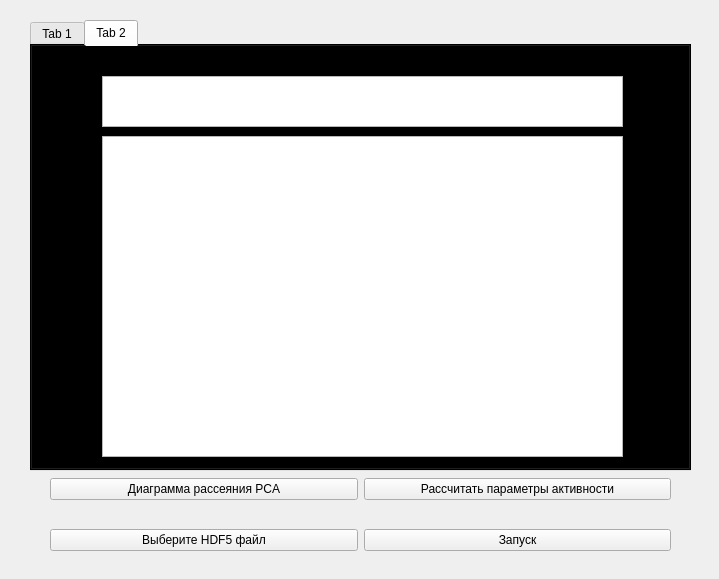
<?xml version="1.0" encoding="UTF-8"?>
<ui version="4.0">
 <class>Form</class>
 <widget class="QWidget" name="Form">
  <property name="geometry">
   <rect>
    <x>0</x>
    <y>0</y>
    <width>719</width>
    <height>579</height>
   </rect>
  </property>
  <property name="windowTitle">
   <string>Form</string>
  </property>
  <property name="styleSheet">
   <string notr="true"/>
  </property>
  <widget class="QTabWidget" name="tabWidget_2">
   <property name="geometry">
    <rect>
     <x>30</x>
     <y>20</y>
     <width>661</width>
     <height>451</height>
    </rect>
   </property>
   <property name="styleSheet">
    <string notr="true">QTabWidget{
	background-color: black;
   
}
</string>
   </property>
   <property name="currentIndex">
    <number>1</number>
   </property>
   <widget class="QWidget" name="tab_4">
    <attribute name="title">
     <string>Tab 1</string>
    </attribute>
    <widget class="QTextEdit" name="textEdit">
     <property name="geometry">
      <rect>
       <x>70</x>
       <y>30</y>
       <width>521</width>
       <height>51</height>
      </rect>
     </property>
    </widget>
    <widget class="QWidget" name="layoutWidget">
     <property name="geometry">
      <rect>
       <x>130</x>
       <y>100</y>
       <width>461</width>
       <height>281</height>
      </rect>
     </property>
     <layout class="QVBoxLayout" name="verticalLayout">
      <item>
       <widget class="QProgressBar" name="progressBar">
        <property name="styleSheet">
         <string notr="true">QProgressBar{
background-color: rgb(89, 107, 112);
	border-left-color: rgb(178, 190, 255);
selection-color: rgb(48, 47, 67);
gridline-color: rgb(98, 107, 116);
selection-background-color: rgb(49, 74, 81);
	alternate-background-color: rgb(19, 22, 35);
	#border-color: rgb(61, 94, 63);
	
}
</string>
        </property>
        <property name="value">
         <number>24</number>
        </property>
       </widget>
      </item>
      <item>
       <widget class="QProgressBar" name="progressBar_2">
        <property name="value">
         <number>24</number>
        </property>
       </widget>
      </item>
      <item>
       <widget class="QProgressBar" name="progressBar_3">
        <property name="value">
         <number>24</number>
        </property>
       </widget>
      </item>
      <item>
       <widget class="QProgressBar" name="progressBar_4">
        <property name="value">
         <number>24</number>
        </property>
       </widget>
      </item>
      <item>
       <widget class="QProgressBar" name="progressBar_5">
        <property name="value">
         <number>24</number>
        </property>
       </widget>
      </item>
      <item>
       <widget class="QProgressBar" name="progressBar_6">
        <property name="value">
         <number>24</number>
        </property>
       </widget>
      </item>
      <item>
       <widget class="QProgressBar" name="progressBar_7">
        <property name="value">
         <number>24</number>
        </property>
       </widget>
      </item>
     </layout>
    </widget>
    <widget class="QWidget" name="layoutWidget">
     <property name="geometry">
      <rect>
       <x>70</x>
       <y>100</y>
       <width>51</width>
       <height>281</height>
      </rect>
     </property>
     <layout class="QVBoxLayout" name="verticalLayout_2">
      <item>
       <widget class="QLineEdit" name="lineEdit_7">
        <property name="text">
         <string>NGL</string>
        </property>
       </widget>
      </item>
      <item>
       <widget class="QLineEdit" name="lineEdit">
        <property name="text">
         <string>OLM</string>
        </property>
       </widget>
      </item>
      <item>
       <widget class="QLineEdit" name="lineEdit_2">
        <property name="text">
         <string>AAC</string>
        </property>
       </widget>
      </item>
      <item>
       <widget class="QLineEdit" name="lineEdit_3">
        <property name="text">
         <string>IVY</string>
        </property>
       </widget>
      </item>
      <item>
       <widget class="QLineEdit" name="lineEdit_6">
        <property name="text">
         <string>BSC</string>
        </property>
       </widget>
      </item>
      <item>
       <widget class="QLineEdit" name="lineEdit_4">
        <property name="text">
         <string>BC</string>
        </property>
       </widget>
      </item>
      <item>
       <widget class="QLineEdit" name="lineEdit_8">
        <property name="text">
         <string>CCK</string>
        </property>
       </widget>
      </item>
     </layout>
    </widget>
   </widget>
   <widget class="QWidget" name="tab_5">
    <attribute name="title">
     <string>Tab 2</string>
    </attribute>
    <widget class="QTableView" name="tableView">
     <property name="geometry">
      <rect>
       <x>70</x>
       <y>90</y>
       <width>521</width>
       <height>321</height>
      </rect>
     </property>
     <property name="styleSheet">
      <string notr="true">gridline-color: rgb(0, 0, 0);
selection-background-color: rgb(255, 0, 127);
selection-color: rgb(170, 255, 0);</string>
     </property>
    </widget>
    <widget class="QTextEdit" name="textEdit_2">
     <property name="geometry">
      <rect>
       <x>70</x>
       <y>30</y>
       <width>521</width>
       <height>51</height>
      </rect>
     </property>
    </widget>
   </widget>
  </widget>
  <widget class="QWidget" name="layoutWidget">
   <property name="geometry">
    <rect>
     <x>50</x>
     <y>520</y>
     <width>621</width>
     <height>41</height>
    </rect>
   </property>
   <layout class="QHBoxLayout" name="horizontalLayout">
    <item>
     <widget class="QPushButton" name="Button">
      <property name="autoFillBackground">
       <bool>false</bool>
      </property>
      <property name="styleSheet">
       <string notr="true"/>
      </property>
      <property name="text">
       <string>Выберите HDF5 файл</string>
      </property>
     </widget>
    </item>
    <item>
     <widget class="QPushButton" name="Button2">
      <property name="styleSheet">
       <string notr="true"/>
      </property>
      <property name="text">
       <string>Запуск</string>
      </property>
     </widget>
    </item>
   </layout>
  </widget>
  <widget class="QWidget" name="layoutWidget">
   <property name="geometry">
    <rect>
     <x>50</x>
     <y>469</y>
     <width>621</width>
     <height>41</height>
    </rect>
   </property>
   <layout class="QHBoxLayout" name="horizontalLayout_2">
    <item>
     <widget class="QPushButton" name="Button4">
      <property name="text">
       <string>Диаграмма рассеяния PCA</string>
      </property>
     </widget>
    </item>
    <item>
     <widget class="QPushButton" name="Button3">
      <property name="text">
       <string>Рассчитать параметры активности</string>
      </property>
     </widget>
    </item>
   </layout>
  </widget>
 </widget>
 <resources/>
 <connections/>
</ui>
